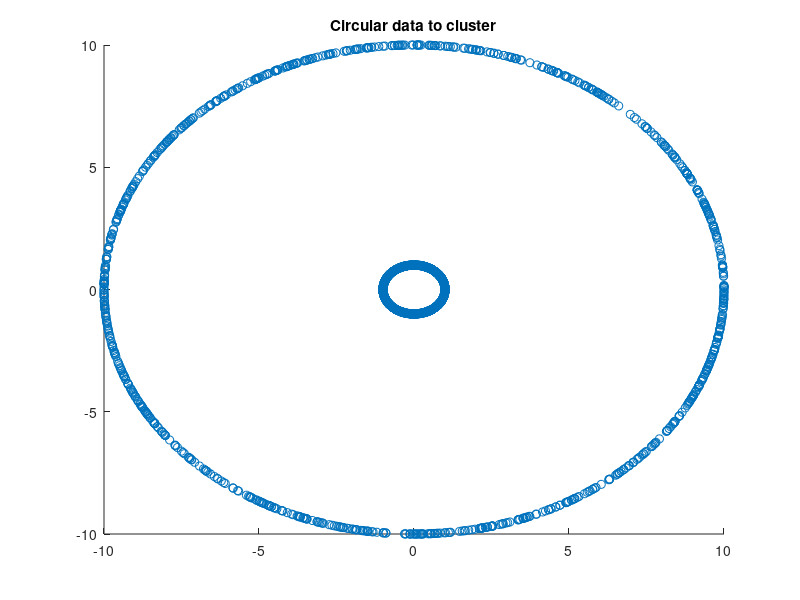
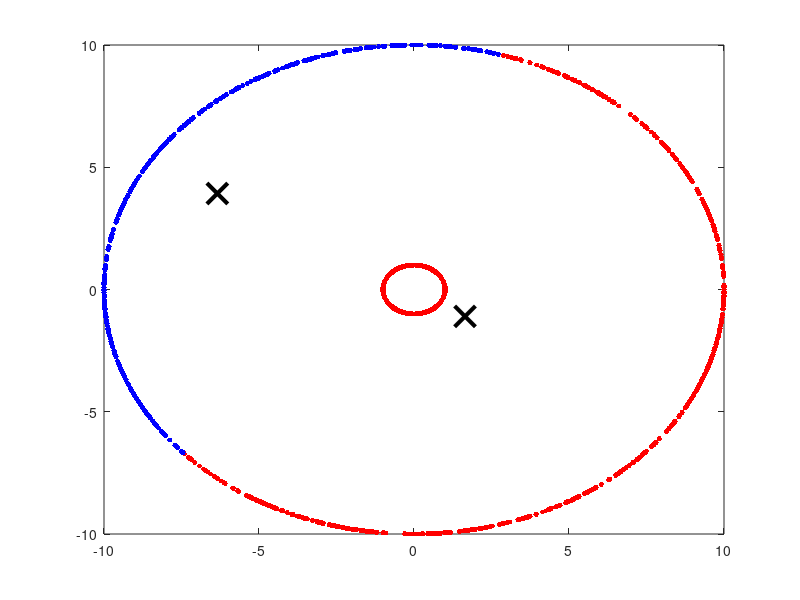

Write the MATLAB code that produced these figures, in order. (Note: this script raises an error after producing the figures.)
%% Load some random data laying on two circles.  

%% Circle of radius 1.   
% Note this is not uniform on the circle, despite being uniform in theta1.
theta1=2*pi*rand(1000,1);
X1=[cos(theta1),sin(theta1)];
%polar coor.
R1=ones(1000,1);
X1_p=[theta1,R1];

%% Circle of radius 2.
% Note this is not uniform on the circle, despite being uniform in theta1.

theta2=2*pi*rand(1000,1);
X2=10*[cos(theta2),sin(theta2)];

%polar Coor.
R2=10*ones(1000,1);
X2_p=[theta2,R2];



%% Concatenate data and plot
X=vertcat(X1,X2);
%Polar
X_p=vertcat(X1_p,X2_p)

close all;
scatter(X(:,1),X(:,2));
title('Circular data to cluster');


[idx,C] = kmeans(X,2,'Display','Iter','Replicates',100);


%Plot figure
figure;
plot(X(idx==1,1),X(idx==1,2),'r.','MarkerSize',12)
hold on
plot(X(idx==2,1),X(idx==2,2),'b.','MarkerSize',12)
plot(C(:,1),C(:,2),'kx',...
     'MarkerSize',15,'LineWidth',3) 
legend('Cluster 1','Cluster 2','Centroids',...
       'Location','NW')
title 'Cluster Assignments and Centroids'
hold off


%Do k means for polar coordinates

[idx_p,C_p] = kmeans(X_p,2,'Display','Iter','Replicates',100);

%change centroid back to cartestion coordinates
C1_p=[cos(C_p(1,1)),sin(C_p(2,1))];
C2_p=[cos(C_p(1,2)),sin(C_p(2,2))];

%Plot figure for polar coordinates
figure;
plot(X(idx_p==1,1),X(idx_p==1,2),'r.','MarkerSize',12)
hold on
plot(X(idx_p==2,1),X(idx_p==2,2),'b.','MarkerSize',12)
plot(C1_p,C2_p,'kx',...
     'MarkerSize',15,'LineWidth',3) 
legend('Cluster 1','Cluster 2','Centroids',...
       'Location','NW')
title 'Cluster Assignments and Centroids'
hold off


figure;
plot(X_p(idx_p==1,1),X_p(idx_p==1,2),'r.','MarkerSize',12)
hold on
plot(X_p(idx_p==2,1),X_p(idx_p==2,2),'b.','MarkerSize',12)
plot(C_p(:,1),C_p(:,2),'kx',...
     'MarkerSize',15,'LineWidth',3) 
legend('Cluster 1','Cluster 2','Centroids',...
       'Location','NW')
title 'Cluster Assignments and Centroids'
hold off

